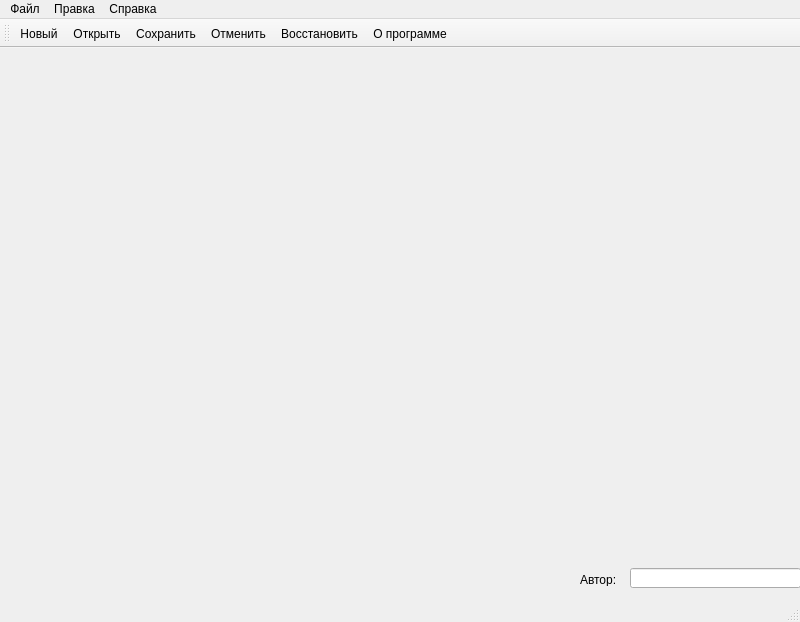
<?xml version="1.0" encoding="UTF-8"?>
<ui version="4.0">
 <class>MainWindow</class>
 <widget class="QMainWindow" name="MainWindow">
  <property name="geometry">
   <rect>
    <x>0</x>
    <y>0</y>
    <width>800</width>
    <height>622</height>
   </rect>
  </property>
  <property name="windowTitle">
   <string>MainWindow</string>
  </property>
  <widget class="QWidget" name="centralwidget">
   <widget class="QLineEdit" name="authorEdit">
    <property name="geometry">
     <rect>
      <x>630</x>
      <y>520</y>
      <width>171</width>
      <height>20</height>
     </rect>
    </property>
   </widget>
   <widget class="QLabel" name="authorLabel">
    <property name="geometry">
     <rect>
      <x>580</x>
      <y>525</y>
      <width>47</width>
      <height>13</height>
     </rect>
    </property>
    <property name="text">
     <string>Автор:</string>
    </property>
   </widget>
  </widget>
  <widget class="QMenuBar" name="menubar">
   <property name="geometry">
    <rect>
     <x>0</x>
     <y>0</y>
     <width>800</width>
     <height>21</height>
    </rect>
   </property>
   <widget class="QMenu" name="menu">
    <property name="title">
     <string>Файл</string>
    </property>
    <widget class="QMenu" name="menu_2">
     <property name="title">
      <string>Открыть</string>
     </property>
     <addaction name="action_open"/>
     <addaction name="action_openReadOnly"/>
    </widget>
    <addaction name="action_new"/>
    <addaction name="menu_2"/>
    <addaction name="action_save"/>
    <addaction name="actionPrint"/>
    <addaction name="action_exit"/>
   </widget>
   <widget class="QMenu" name="menu_3">
    <property name="title">
     <string>Правка</string>
    </property>
    <addaction name="action_undo"/>
    <addaction name="action_redo"/>
   </widget>
   <widget class="QMenu" name="menu_4">
    <property name="title">
     <string>Справка</string>
    </property>
    <widget class="QMenu" name="menu_5">
     <property name="title">
      <string>Язык</string>
     </property>
     <addaction name="action_2"/>
     <addaction name="action_3"/>
    </widget>
    <addaction name="action_about"/>
    <addaction name="menu_5"/>
   </widget>
   <addaction name="menu"/>
   <addaction name="menu_3"/>
   <addaction name="menu_4"/>
  </widget>
  <widget class="QStatusBar" name="statusbar"/>
  <widget class="QToolBar" name="toolBar">
   <property name="windowTitle">
    <string>toolBar</string>
   </property>
   <property name="autoFillBackground">
    <bool>false</bool>
   </property>
   <property name="styleSheet">
    <string notr="true"/>
   </property>
   <attribute name="toolBarArea">
    <enum>TopToolBarArea</enum>
   </attribute>
   <attribute name="toolBarBreak">
    <bool>false</bool>
   </attribute>
   <addaction name="action_new"/>
   <addaction name="action_open"/>
   <addaction name="action_save"/>
   <addaction name="action_undo"/>
   <addaction name="action_redo"/>
   <addaction name="action_about"/>
  </widget>
  <action name="action_new">
   <property name="icon">
    <iconset resource="res.qrc">
     <normaloff>:/icons/icons/New_icon.png</normaloff>:/icons/icons/New_icon.png</iconset>
   </property>
   <property name="text">
    <string>Новый</string>
   </property>
   <property name="shortcut">
    <string>Ctrl+N</string>
   </property>
  </action>
  <action name="action_open">
   <property name="icon">
    <iconset resource="res.qrc">
     <normaloff>:/icons/icons/Open_icon.png</normaloff>:/icons/icons/Open_icon.png</iconset>
   </property>
   <property name="text">
    <string>Открыть ...</string>
   </property>
   <property name="shortcut">
    <string>Ctrl+O</string>
   </property>
  </action>
  <action name="action_openReadOnly">
   <property name="icon">
    <iconset resource="res.qrc">
     <normaloff>:/icons/icons/Open_icon.png</normaloff>:/icons/icons/Open_icon.png</iconset>
   </property>
   <property name="text">
    <string>Открыть для чтения</string>
   </property>
   <property name="toolTip">
    <string>Открыть для чтения</string>
   </property>
  </action>
  <action name="action_save">
   <property name="icon">
    <iconset resource="res.qrc">
     <normaloff>:/icons/icons/Save_icon.png</normaloff>:/icons/icons/Save_icon.png</iconset>
   </property>
   <property name="text">
    <string>Сохранить</string>
   </property>
   <property name="shortcut">
    <string>Ctrl+S</string>
   </property>
  </action>
  <action name="action_exit">
   <property name="text">
    <string>Выход</string>
   </property>
   <property name="shortcut">
    <string>Ctrl+Q</string>
   </property>
  </action>
  <action name="action_undo">
   <property name="icon">
    <iconset resource="res.qrc">
     <normaloff>:/icons/icons/Undo_icon.png</normaloff>:/icons/icons/Undo_icon.png</iconset>
   </property>
   <property name="text">
    <string>Отменить</string>
   </property>
   <property name="shortcut">
    <string>Ctrl+Z</string>
   </property>
  </action>
  <action name="action_redo">
   <property name="icon">
    <iconset resource="res.qrc">
     <normaloff>:/icons/icons/Redo_icon.png</normaloff>:/icons/icons/Redo_icon.png</iconset>
   </property>
   <property name="text">
    <string>Восстановить</string>
   </property>
   <property name="shortcut">
    <string>Ctrl+Y</string>
   </property>
  </action>
  <action name="action_about">
   <property name="icon">
    <iconset resource="res.qrc">
     <normaloff>:/icons/icons/Help_icon.png</normaloff>:/icons/icons/Help_icon.png</iconset>
   </property>
   <property name="text">
    <string>О программе</string>
   </property>
  </action>
  <action name="action_2">
   <property name="text">
    <string>Русский</string>
   </property>
  </action>
  <action name="action_3">
   <property name="text">
    <string>Английский</string>
   </property>
  </action>
  <action name="actionPrint">
   <property name="text">
    <string>Печать</string>
   </property>
  </action>
 </widget>
 <resources>
  <include location="res.qrc"/>
 </resources>
 <connections/>
</ui>
